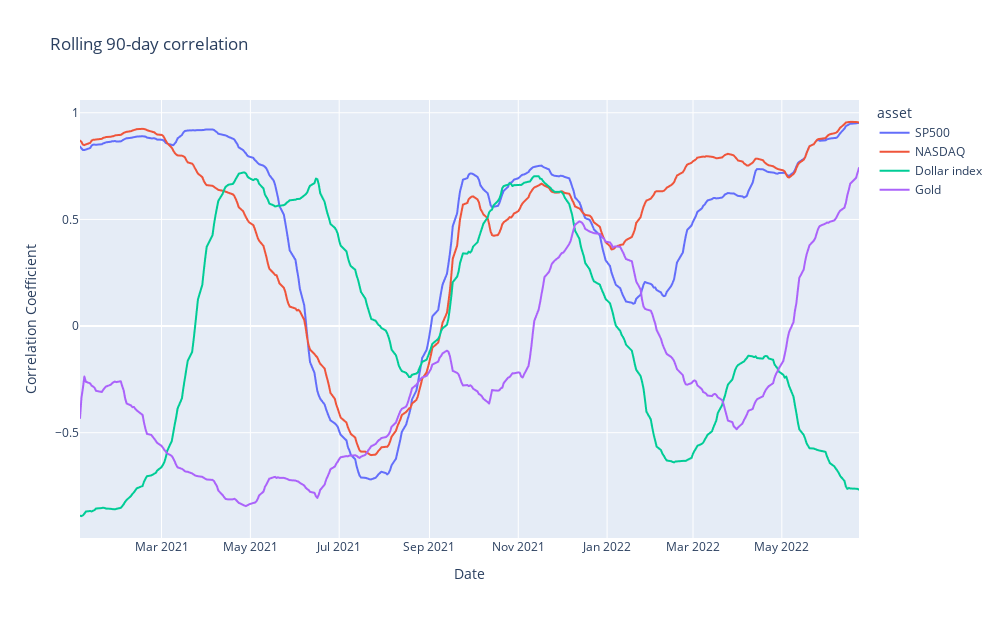

This figure's notebook cell:
### Code cell
fig = px.line(rolling_corr_wide, x="Date", y="corr", color="asset",
              title=f"Rolling {window}-day correlation",
              width=1000, height=618)
fig.update_layout(yaxis_title="Correlation Coefficient")
fig.show()

### Figure 1 — Plotly figure (JSON) as saved in the notebook; plotly's stock layout.template omitted (floating-point values rounded to 4 significant figures; data arrays with more than 128 entries replaced by an {"elided": "..."} marker saying what was removed)
{"data": [{"hovertemplate": "asset=SP500<br>Date=%{x}<br>corr=%{y}<extra></extra>", "legendgroup": "SP500", "line": {"color": "#636efa", "dash": "solid"}, "marker": {"symbol": "circle"}, "mode": "lines", "name": "SP500", "showlegend": true, "type": "scattergl", "x": {"elided": "371 str values"}, "xaxis": "x", "y": {"elided": "371 float values"}, "yaxis": "y"}, {"hovertemplate": "asset=NASDAQ<br>Date=%{x}<br>corr=%{y}<extra></extra>", "legendgroup": "NASDAQ", "line": {"color": "#EF553B", "dash": "solid"}, "marker": {"symbol": "circle"}, "mode": "lines", "name": "NASDAQ", "showlegend": true, "type": "scattergl", "x": {"elided": "371 str values"}, "xaxis": "x", "y": {"elided": "371 float values"}, "yaxis": "y"}, {"hovertemplate": "asset=Dollar index<br>Date=%{x}<br>corr=%{y}<extra></extra>", "legendgroup": "Dollar index", "line": {"color": "#00cc96", "dash": "solid"}, "marker": {"symbol": "circle"}, "mode": "lines", "name": "Dollar index", "showlegend": true, "type": "scattergl", "x": {"elided": "371 str values"}, "xaxis": "x", "y": {"elided": "371 float values"}, "yaxis": "y"}, {"hovertemplate": "asset=Gold<br>Date=%{x}<br>corr=%{y}<extra></extra>", "legendgroup": "Gold", "line": {"color": "#ab63fa", "dash": "solid"}, "marker": {"symbol": "circle"}, "mode": "lines", "name": "Gold", "showlegend": true, "type": "scattergl", "x": {"elided": "371 str values"}, "xaxis": "x", "y": {"elided": "371 float values"}, "yaxis": "y"}], "layout": {"height": 618, "legend": {"title": {"text": "asset"}, "tracegroupgap": 0}, "title": {"text": "Rolling 90-day correlation"}, "width": 1000, "xaxis": {"anchor": "y", "autorange": true, "domain": [0, 1], "range": ["2021-01-04", "2022-06-23"], "title": {"text": "Date"}, "type": "date"}, "yaxis": {"anchor": "x", "autorange": true, "domain": [0, 1], "range": [-0.9937, 1.06], "title": {"text": "Correlation Coefficient"}, "type": "linear"}}}
